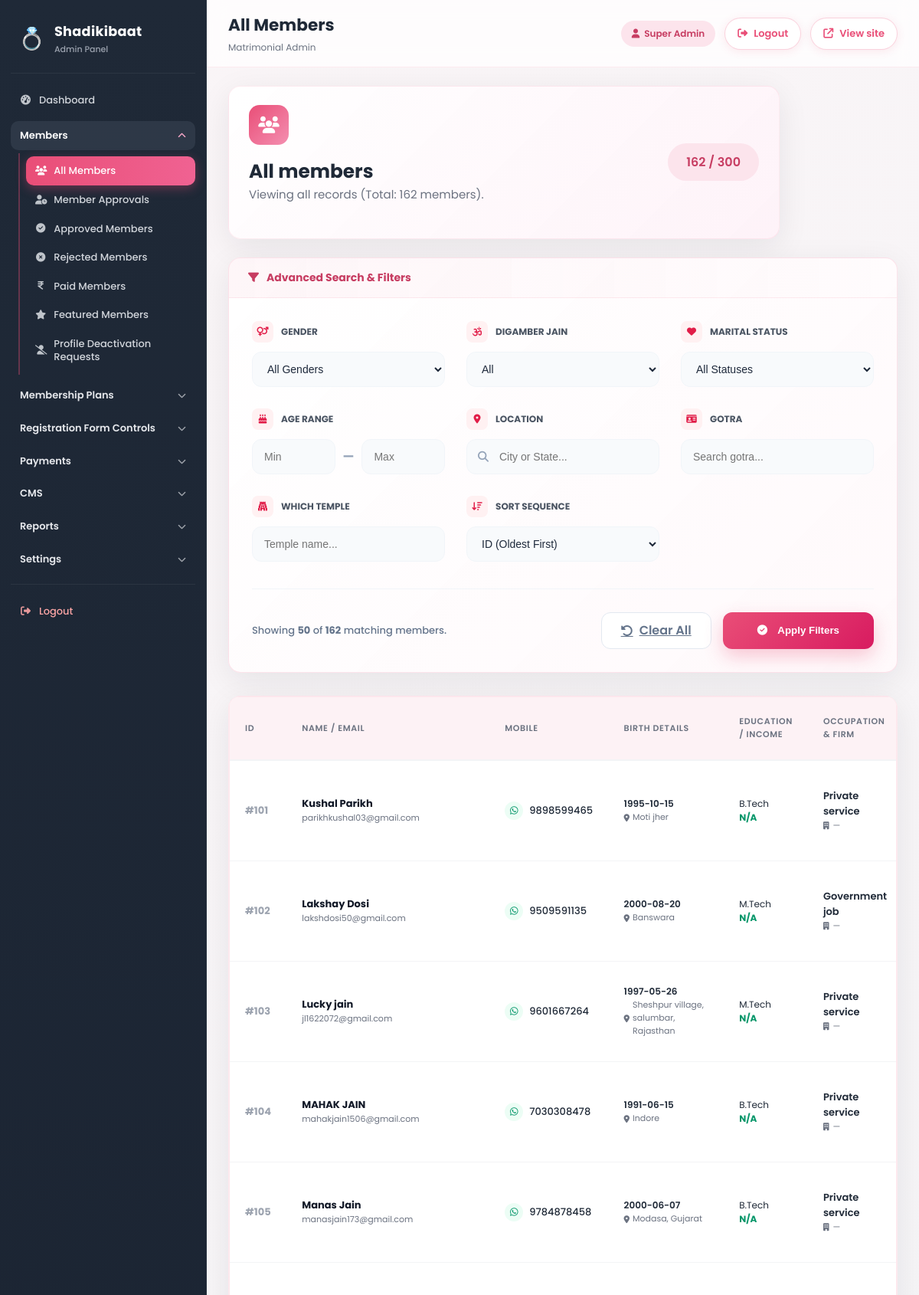
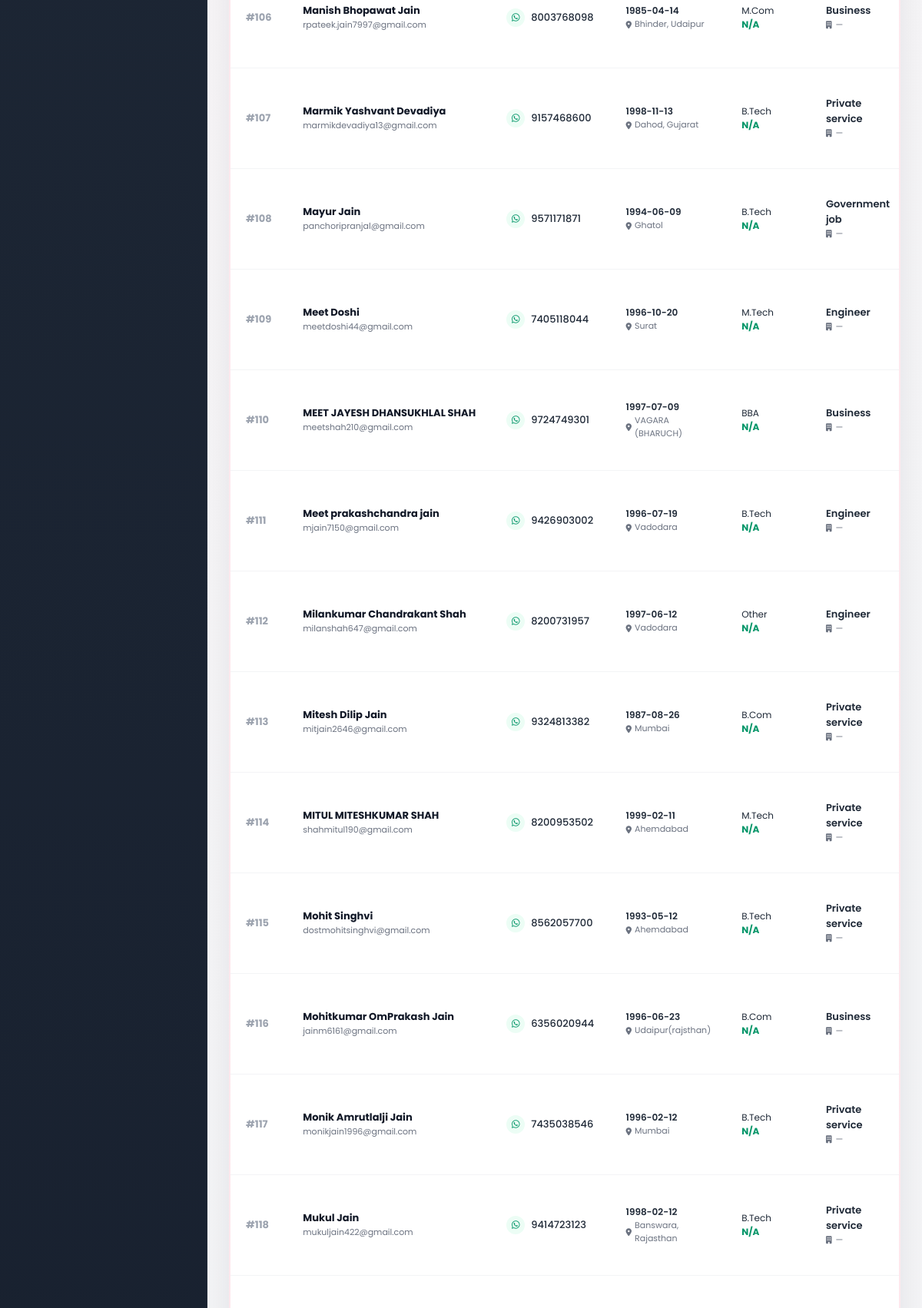
Screenshot of /admin/members.php?page=3 (signed in, upper part) with the database file from the repository (2 pictures, top to bottom).
### tables this page shows
CREATE TABLE IF NOT EXISTS `users` (
  `id` bigint(20) UNSIGNED NOT NULL AUTO_INCREMENT,
  `profile_id` varchar(30) NOT NULL,
  `first_name` varchar(100) NOT NULL,
  `last_name` varchar(100) DEFAULT NULL,
  `email` varchar(150) NOT NULL,
  `mobile` varchar(20) NOT NULL,
  `password_hash` varchar(255) NOT NULL,
  `gender` enum('male','female','other') NOT NULL,
  `dob` date DEFAULT NULL,
  `religion_id` bigint(20) UNSIGNED DEFAULT NULL,
  `caste_id` bigint(20) UNSIGNED DEFAULT NULL,
  `mother_tongue_id` bigint(20) UNSIGNED DEFAULT NULL,
  `marital_status_id` bigint(20) UNSIGNED DEFAULT NULL,
  `education_id` bigint(20) UNSIGNED DEFAULT NULL,
  `occupation_id` bigint(20) UNSIGNED DEFAULT NULL,
  `income_id` bigint(20) UNSIGNED DEFAULT NULL,
  `country_id` bigint(20) UNSIGNED DEFAULT NULL,
  `state_id` bigint(20) UNSIGNED DEFAULT NULL,
  `city_id` bigint(20) UNSIGNED DEFAULT NULL,
  `height_cm` smallint(5) UNSIGNED DEFAULT NULL,
  `weight_kg` smallint(5) UNSIGNED DEFAULT NULL,
  `complexion` varchar(50) DEFAULT NULL,
  `blood_group` varchar(10) DEFAULT NULL,
  `profile_created_by` enum('self','parent','sibling','relative','friend') DEFAULT 'self',
  `about_me` text DEFAULT NULL,
  `profile_photo` varchar(255) DEFAULT NULL,
  `status` enum('pending','approved','rejected','blocked','deactivated') DEFAULT 'pending',
  `membership_status` enum('free','paid','expired') DEFAULT 'free',
  `featured_profile` tinyint(1) DEFAULT 0,
  `paid_member` tinyint(1) DEFAULT 0,
  `email_verified` tinyint(1) DEFAULT 0,
  `mobile_verified` tinyint(1) DEFAULT 0,
  `approved_by` bigint(20) UNSIGNED DEFAULT NULL,
  `approved_at` datetime DEFAULT NULL,
  `rejection_reason` text DEFAULT NULL,
  `profile_views` int(10) UNSIGNED DEFAULT 0,
  `last_login_at` datetime DEFAULT NULL,
  `last_active_at` datetime DEFAULT NULL,
  `created_at` timestamp NOT NULL DEFAULT current_timestamp(),
  `updated_at` timestamp NOT NULL DEFAULT current_timestamp() ON UPDATE current_timestamp(),
  `deleted_at` datetime DEFAULT NULL,
  PRIMARY KEY (`id`),
  UNIQUE KEY `profile_id` (`profile_id`),
  UNIQUE KEY `email` (`email`),
  UNIQUE KEY `mobile` (`mobile`)
);

CREATE TABLE IF NOT EXISTS `candidates` (
  `id` bigint(20) UNSIGNED NOT NULL AUTO_INCREMENT,
  `timestamp` varchar(100) DEFAULT NULL,
  `email_address` varchar(255) DEFAULT NULL,
  `are_you_digamber_jain` varchar(50) DEFAULT NULL,
  `candidate_full_name` varchar(255) DEFAULT NULL,
  `country_code` varchar(20) DEFAULT NULL,
  `mobile_number` varchar(255) DEFAULT NULL,
  `birth_date` varchar(100) DEFAULT NULL,
  `birth_time` varchar(100) DEFAULT NULL,
  `birth_place` varchar(255) DEFAULT NULL,
  `native` varchar(255) DEFAULT NULL,
  `gotra` varchar(255) DEFAULT NULL,
  `horoscope` varchar(100) DEFAULT NULL,
  `height` varchar(50) DEFAULT NULL,
  `weight` varchar(50) DEFAULT NULL,
  `gender` varchar(20) DEFAULT NULL,
  `permanent_address` text DEFAULT NULL,
  `candidate_current_address` text DEFAULT NULL,
  `email` varchar(255) DEFAULT NULL,
  `higher_education` varchar(255) DEFAULT NULL,
  `hobbies` text DEFAULT NULL,
  `candidate_annual_income` varchar(100) DEFAULT NULL,
  `widow_divorce` varchar(100) DEFAULT NULL,
  `handicapped_physical_deficiency` varchar(100) DEFAULT NULL,
  `language_known` varchar(255) DEFAULT NULL,
  `candidate_occupation` varchar(255) DEFAULT NULL,
  `occupation_firm` varchar(255) DEFAULT NULL,
  `occupation_designation` varchar(255) DEFAULT NULL,
  `father_name` varchar(255) DEFAULT NULL,
  `father_mobile_number` varchar(255) DEFAULT NULL,
  `father_annual_income` varchar(100) DEFAULT NULL,
  `father_occupation` varchar(255) DEFAULT NULL,
  `mother_name` varchar(255) DEFAULT NULL,
  `mother_mobile_number` varchar(255) DEFAULT NULL,
  `mother_annual_income` varchar(100) DEFAULT NULL,
  `mother_occupation` varchar(255) DEFAULT NULL,
  `brothers` varchar(50) DEFAULT NULL,
  `brothers_married_count` varchar(50) DEFAULT NULL,
  `brothers_unmarried_count` varchar(50) DEFAULT NULL,
  `sisters` varchar(50) DEFAULT NULL,
  `sisters_married_count` varchar(50) DEFAULT NULL,
  `sisters_unmarried_count` varchar(50) DEFAULT NULL,
  `candidate_photo` text DEFAULT NULL,
  `payment_qr_code` text DEFAULT NULL,
  `payment_screen_shot` text DEFAULT NULL,
  `created_at` timestamp NOT NULL DEFAULT current_timestamp(),
  PRIMARY KEY (`id`)
);

### admin/members.php (the view, shortened to what the rows shown need)
<?php
require_once __DIR__ . '/includes/user-storage.php';
require __DIR__ . '/includes/head.php';
$perPage = 50;
$page = isset($_GET['page']) ? max(1, (int) $_GET['page']) : 1;
$offset = ($page - 1) * $perPage;
$filters = [
  'gender' => $_GET['gender'] ?? '',
  'digamber_jain' => $_GET['digamber_jain'] ?? '',
  'marital_status' => $_GET['marital_status'] ?? '',
  'gotra' => $_GET['gotra'] ?? '',
  'temple' => $_GET['temple'] ?? '',
  'location' => $_GET['location'] ?? '',
  'age_min' => $_GET['age_min'] ?? '',
  'age_max' => $_GET['age_max'] ?? ''
];
$sort = $_GET['sort'] ?? 'u.id ASC';
$rows = sathi_users_list_all($perPage, $offset, $filters, $sort);
?>
<section class="admin-page-placeholder">
  <div class="admin-glass-card admin-page-hero admin-page-hero-top">
    <div style="display: flex; justify-content: space-between; align-items: center;">
      <div>
        <h2>All members</h2>
      </div>
    </div>
  </div>
  <div class="admin-glass-card" style="padding: 0; overflow: hidden;">
    <div class="admin-table-wrap" style="overflow-x: auto;">
      <table class="admin-table"
        style="font-size: 13px; min-width: 1200px; border-collapse: separate; border-spacing: 0;">
        <thead>
          <tr style="background: #f9fafb;">
            <th style="padding: 15px 20px; border-bottom: 2px solid #f3f4f6;">ID</th>
            <th style="padding: 15px 20px; border-bottom: 2px solid #f3f4f6;">Name / Email</th>
            <th style="padding: 15px 20px; border-bottom: 2px solid #f3f4f6;">Mobile</th>
            <th style="padding: 15px 20px; border-bottom: 2px solid #f3f4f6;">Birth Details</th>
            <th style="padding: 15px 20px; border-bottom: 2px solid #f3f4f6;">Education / Income</th>
            <th style="padding: 15px 20px; border-bottom: 2px solid #f3f4f6;">Occupation & Firm</th>
          </tr>
        </thead>
        <tbody>
          <?php if (count($rows) === 0): ?>
            <tr>
              <td colspan="10" style="padding: 40px; text-align: center; color: #9ca3af;">No members found matching your
                filters.</td>
            </tr>
          <?php else: ?>
            <?php foreach ($rows as $r): ?>
              <tr class="admin-table-row-hover" style="transition: all 0.2s;">
                <td style="padding: 15px 20px; border-bottom: 1px solid #f3f4f6; font-weight: 700; color: #9ca3af;">
                  #<?php echo (int) ($r['id'] ?? 0); ?></td>
                <td style="padding: 15px 20px; border-bottom: 1px solid #f3f4f6;">
                  <div style="font-weight: 700; color: #111827; white-space: nowrap;">
                    <?php echo htmlspecialchars((string) ($r['name'] ?? 'Member'), ENT_QUOTES, 'UTF-8'); ?>
                  </div>
                  <div style="font-size: 11px; color: #6b7280;">
                    <?php echo htmlspecialchars((string) ($r['email'] ?? ''), ENT_QUOTES, 'UTF-8'); ?>
                  </div>
                </td>
                <td style="padding: 15px 20px; border-bottom: 1px solid #f3f4f6;">
                  <div style="white-space: nowrap; display: flex; align-items: center; gap: 8px;">
                    <div
                      style="width: 24px; height: 24px; border-radius: 50%; background: #ecfdf5; display: flex; align-items: center; justify-content: center;">
                      <i class="fab fa-whatsapp" style="color: #059669; font-size: 12px;"></i>
                    </div>
                    <span
                      style="font-weight: 500;"><?php echo htmlspecialchars((string) ($r['mobile'] ?? '—'), ENT_QUOTES, 'UTF-8'); ?></span>
                  </div>
                </td>
                <td style="padding: 15px 20px; border-bottom: 1px solid #f3f4f6;">
                  <div style="font-size: 12px; font-weight: 600;">
                    <?php echo htmlspecialchars((string) ($r['dob'] ?? '—')); ?></div>
                  <div style="font-size: 11px; color: #6b7280; display: flex; align-items: center; gap: 4px;">
                    <i class="fas fa-map-marker-alt" style="font-size: 10px;"></i>
                    <?php echo htmlspecialchars((string) ($r['birth_place'] ?? '—')); ?>
                  </div>
                </td>
                <td style="padding: 15px 20px; border-bottom: 1px solid #f3f4f6;">
                  <div
                    style="max-width: 150px; overflow: hidden; text-overflow: ellipsis; white-space: nowrap; font-size: 12px;"
                    title="<?php echo htmlspecialchars((string) ($r['education_val'] ?? '—')); ?>">
                    <?php echo htmlspecialchars((string) ($r['education_val'] ?? '—'), ENT_QUOTES, 'UTF-8'); ?>
                  </div>
                  <div style="font-weight: 700; color: #059669; font-size: 12px;">
                    <?php echo htmlspecialchars((string) ($r['annual_income'] ?? 'N/A')); ?>
                  </div>
                </td>
                <td style="padding: 15px 20px; border-bottom: 1px solid #f3f4f6;">
                  <div style="font-weight: 600;">
                    <?php echo htmlspecialchars((string) ($r['occupation_val'] ?? '—'), ENT_QUOTES, 'UTF-8'); ?></div>
                  <div style="font-size: 11px; color: #6b7280;">
                    <i class="fas fa-building" style="font-size: 10px; margin-right: 2px;"></i>
                    <?php echo htmlspecialchars((string) ($r['occupation_firm'] ?? '—'), ENT_QUOTES, 'UTF-8'); ?>
                  </div>
                </td>
              </tr>
            <?php endforeach; ?>
          <?php endif; ?>
        </tbody>
      </table>
    </div>
  </div>
</section>
<?php require __DIR__ . '/includes/footer.php'; ?>

### rows the page displays
users: id "101", name "Kushal Parikh", email "parikhkushal03@gmail.com", mobile "9898599465", dob "1995-10-15", candidates.birth_place "Moti jher", education_val "B.Tech", annual_income "N/A", occupation_val "Private service", occupation_firm "—"
users: id "102", name "Lakshay Dosi", email "lakshdosi50@gmail.com", mobile "9509591135", dob "2000-08-20", candidates.birth_place "Banswara", education_val "M.Tech", annual_income "N/A", occupation_val "Government job", occupation_firm "—"
users: id "103", name "Lucky jain", email "jl1622072@gmail.com", mobile "9601667264", dob "1997-05-26", candidates.birth_place "Sheshpur village, salumbar, Rajasthan", education_val "M.Tech", annual_income "N/A", occupation_val "Private service", occupation_firm "—"
users: id "104", name "MAHAK JAIN", email "mahakjain1506@gmail.com", mobile "7030308478", dob "1991-06-15", candidates.birth_place "Indore", education_val "B.Tech", annual_income "N/A", occupation_val "Private service", occupation_firm "—"
users: id "105", name "Manas Jain", email "manasjain173@gmail.com", mobile "9784878458", dob "2000-06-07", candidates.birth_place "Modasa, Gujarat", education_val "B.Tech", annual_income "N/A", occupation_val "Private service", occupation_firm "—"
users: id "106", name "Manish Bhopawat Jain", email "rpateek.jain7997@gmail.com", mobile "8003768098", dob "1985-04-14", candidates.birth_place "Bhinder, Udaipur", education_val "M.Com", annual_income "N/A", occupation_val "Business", occupation_firm "—"
users: id "107", name "Marmik Yashvant Devadiya", email "marmikdevadiya13@gmail.com", mobile "9157468600", dob "1998-11-13", candidates.birth_place "Dahod, Gujarat", education_val "B.Tech", annual_income "N/A", occupation_val "Private service", occupation_firm "—"
users: id "108", name "Mayur Jain", email "panchoripranjal@gmail.com", mobile "9571171871", dob "1994-06-09", candidates.birth_place "Ghatol", education_val "B.Tech", annual_income "N/A", occupation_val "Government job", occupation_firm "—"
users: id "109", name "Meet Doshi", email "meetdoshi44@gmail.com", mobile "7405118044", dob "1996-10-20", candidates.birth_place "Surat", education_val "M.Tech", annual_income "N/A", occupation_val "Engineer", occupation_firm "—"
users: id "110", name "MEET JAYESH DHANSUKHLAL SHAH", email "meetshah210@gmail.com", mobile "9724749301", dob "1997-07-09", candidates.birth_place "VAGARA (BHARUCH)", education_val "BBA", annual_income "N/A", occupation_val "Business", occupation_firm "—"
users: id "111", name "Meet prakashchandra jain", email "mjain7150@gmail.com", mobile "9426903002", dob "1996-07-19", candidates.birth_place "Vadodara", education_val "B.Tech", annual_income "N/A", occupation_val "Engineer", occupation_firm "—"
users: id "112", name "Milankumar Chandrakant Shah", email "milanshah647@gmail.com", mobile "8200731957", dob "1997-06-12", candidates.birth_place "Vadodara", education_val "Other", annual_income "N/A", occupation_val "Engineer", occupation_firm "—"
users: id "113", name "Mitesh Dilip Jain", email "mitjain2646@gmail.com", mobile "9324813382", dob "1987-08-26", candidates.birth_place "Mumbai", education_val "B.Com", annual_income "N/A", occupation_val "Private service", occupation_firm "—"
users: id "114", name "MITUL MITESHKUMAR SHAH", email "shahmitul190@gmail.com", mobile "8200953502", dob "1999-02-11", candidates.birth_place "Ahemdabad", education_val "M.Tech", annual_income "N/A", occupation_val "Private service", occupation_firm "—"
users: id "115", name "Mohit Singhvi", email "dostmohitsinghvi@gmail.com", mobile "8562057700", dob "1993-05-12", candidates.birth_place "Ahemdabad", education_val "B.Tech", annual_income "N/A", occupation_val "Private service", occupation_firm "—"
users: id "116", name "Mohitkumar OmPrakash Jain", email "jainm6161@gmail.com", mobile "6356020944", dob "1996-06-23", candidates.birth_place "Udaipur(rajsthan)", education_val "B.Com", annual_income "N/A", occupation_val "Business", occupation_firm "—"
users: id "117", name "Monik Amrutlalji Jain", email "monikjain1996@gmail.com", mobile "7435038546", dob "1996-02-12", candidates.birth_place "Mumbai", education_val "B.Tech", annual_income "N/A", occupation_val "Private service", occupation_firm "—"
users: id "118", name "Mukul Jain", email "mukuljain422@gmail.com", mobile "9414723123", dob "1998-02-12", candidates.birth_place "Banswara, Rajasthan", education_val "B.Tech", annual_income "N/A", occupation_val "Private service", occupation_firm "—"

### other values shown
$dlabel "Dashboard"
$gLabel "Members"
$label "All Members"
$label "Member Approvals"
$label "Approved Members"
$label "Rejected Members"
$label "Paid Members"
$label "Featured Members"
$label "Profile Deactivation Requests"
$gLabel "Membership Plans"
$gLabel "Registration Form Controls"
$gLabel "Payments"
$gLabel "CMS"
$gLabel "Reports"
$gLabel "Settings"
